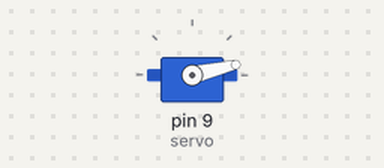
The sketch below on a simulated Arduino Uno, built with avr-gcc and run on an emulated ATmega328P. Parts: servo.

Above: at 0.05 s.
At 1.25 s:
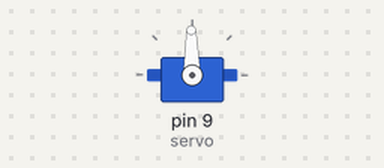
At 2.45 s:
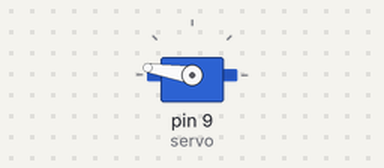
At 4.9 s:
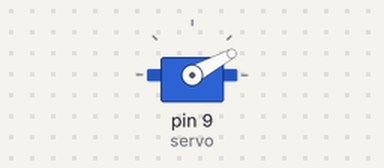
Timing chart, 0 to 6.7 s (numbered marks = the images above):
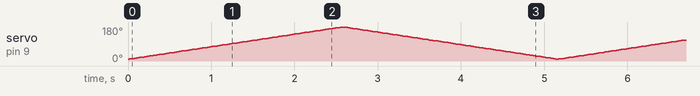

The sketch:

06.01_ServoMotor.ino
```cpp
#include <Servo.h>
int pos = 0;
Servo servo;

void setup() {
  servo.attach(9);
}

void loop() {
  for (pos = 10; pos <= 180; pos += 1) {
    servo.write(pos);
    delay(15);
  }
  for (pos = 180; pos >= 10; pos -= 1) {
    servo.write(pos);
    delay(15);
  }
}
```
